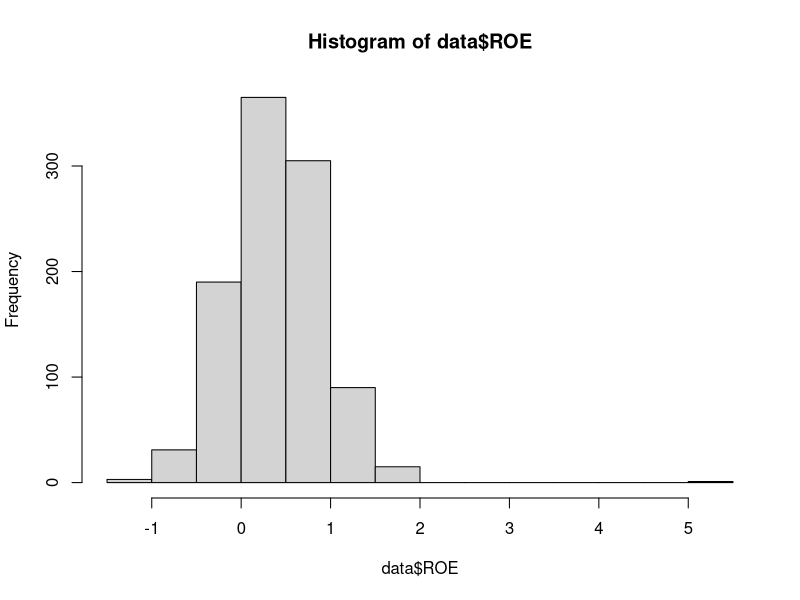

The R source for this figure:
## ---- chunk 1
data <- read.csv("../data/data_LinearRegression.csv")
## ---- chunk 2
head(data)  # 数据预览
## ---- chunk 3
str(data)  # all variables
## ---- chunk 4
summary(data)  # basic descriptive statistics
## ---- chunk 5
hist(data$ROE)
